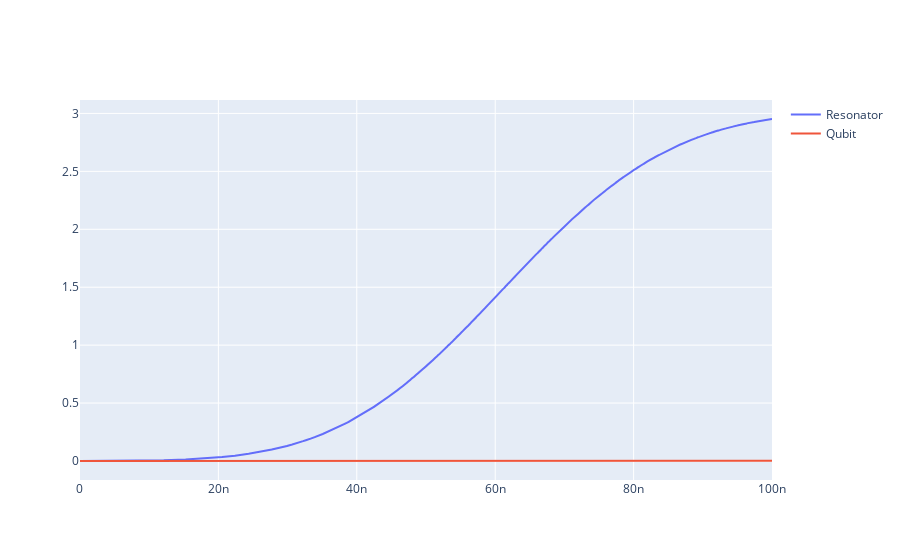

Notebook code for this chart:
### Code cell
plotNumberOperator(exp, init_state, sequence)

### Figure 1 — Plotly figure (JSON) as saved in the notebook; plotly's stock layout.template omitted (floating-point values rounded to 4 significant figures; data arrays with more than 128 entries replaced by an {"elided": "..."} marker saying what was removed)
{"data": [{"mode": "lines", "name": "Resonator", "type": "scatter", "x": {"elided": "10000 float values"}, "y": {"elided": "10001 float values"}}, {"mode": "lines", "name": "Qubit", "type": "scatter", "x": {"elided": "10000 float values"}, "y": {"elided": "10001 float values"}}], "layout": {}}
